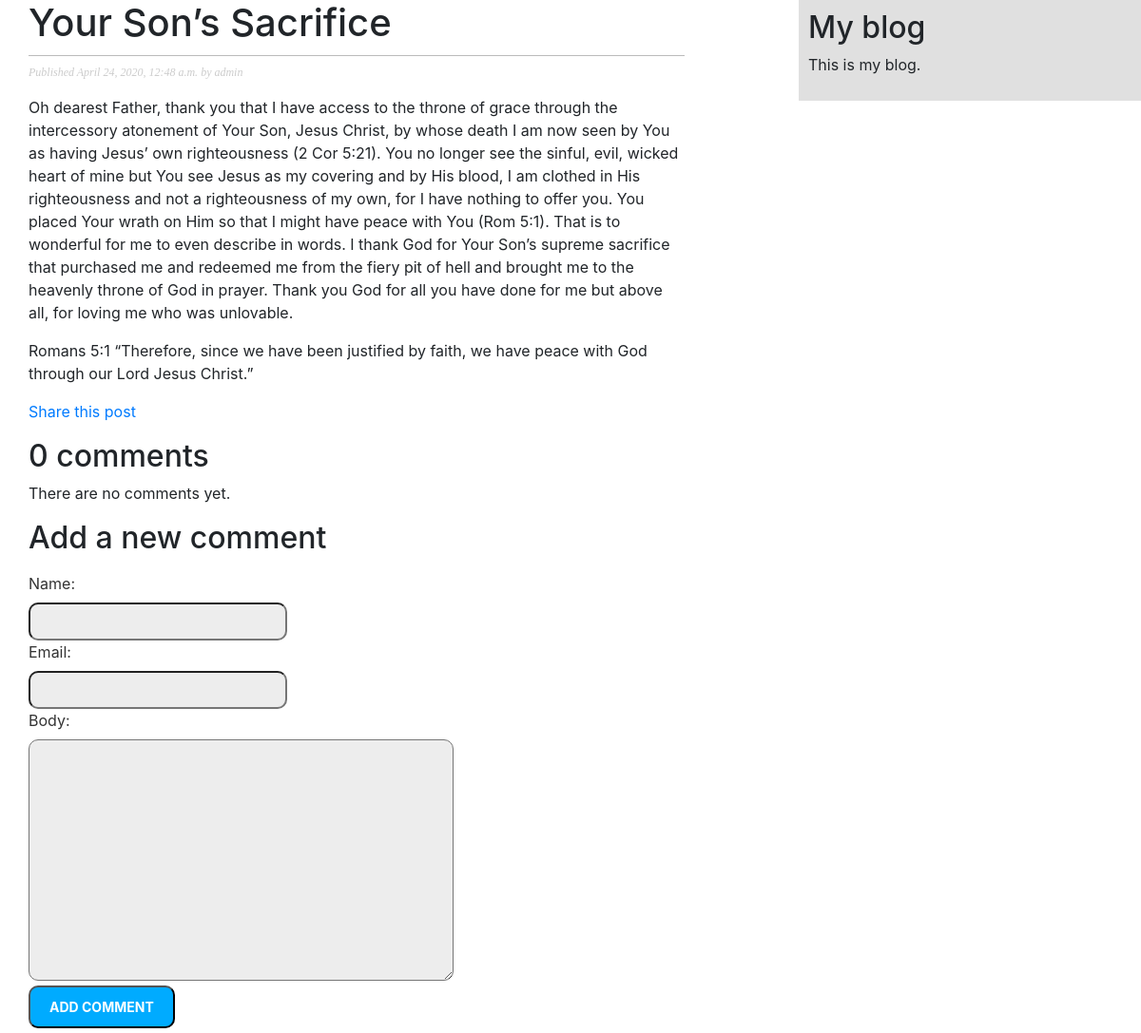
The app's page /BlogApp/2020/4/24/your-sons-sacrifice/, older data.
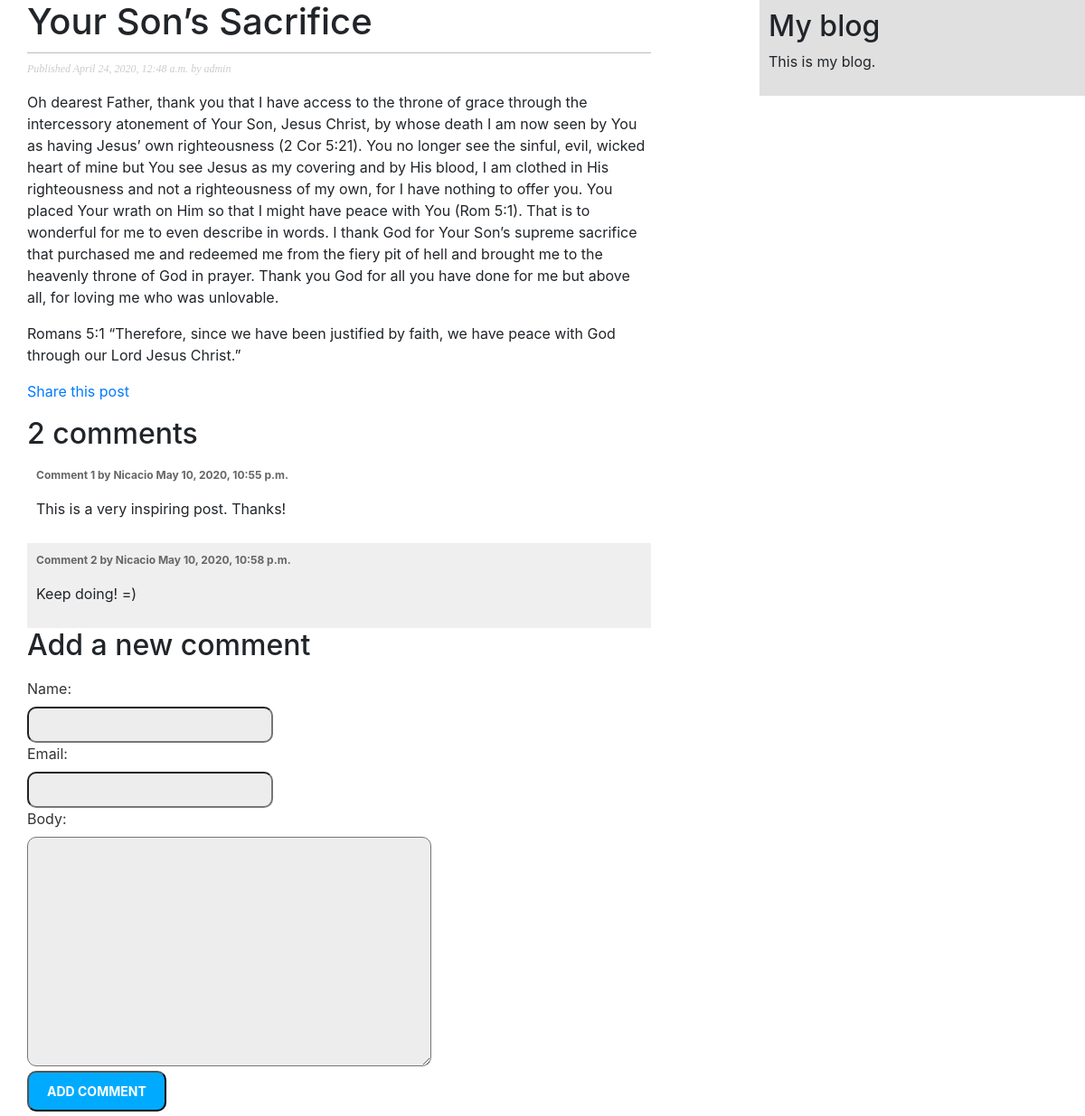
The same page, newer data.
### BlogApp/models.py (models this page shows, shortened)
class Post(models.Model):
    STATUS_CHOICES = (
        ('draft', 'Draft'),
        ('published', 'Published'),
    )
    title = models.CharField(max_length=250)
    slug = models.SlugField(max_length=250,
                            unique_for_date='publish')
    author = models.ForeignKey(User,
                               on_delete=models.CASCADE,
                               related_name='blog_posts')
    body = models.TextField()
    publish = models.DateTimeField(default=timezone.now)
    created = models.DateTimeField(auto_now_add=True)
    updated = models.DateTimeField(auto_now=True)
    status = models.CharField(max_length=10,
                              choices=STATUS_CHOICES,
                              default='draft')
    objects = models.Manager()
    published = PublishedManager()
    tags = TaggableManager()
    class Meta:
        ordering = ('-publish',)

class Comment(models.Model):
    post = models.ForeignKey(Post,
                             on_delete=models.CASCADE,
                             related_name='comments')
    name = models.CharField(max_length=80)
    email = models.EmailField()
    body = models.TextField()
    created = models.DateTimeField(auto_now_add=True)
    updated = models.DateTimeField(auto_now=True)
    active = models.BooleanField(default=True)
    class Meta:
        ordering = ('created',)

### BlogApp/views.py (the view)
def post_detail(request, year, month, day, post):
    post = get_object_or_404(Post, slug=post,
                             status='published',
                             publish__year=year,
                             publish__month=month,
                             publish__day=day)
    comments = post.comments.filter(active=True)
    new_comment = None
    if request.method == 'POST':
        comment_form = CommentForm(data=request.POST)
        if comment_form.is_valid():
            new_comment = comment_form.save(commit=False)
            new_comment.post = post
            new_comment.save()
    else:
        comment_form = CommentForm()
    return render(request,
                  'BlogApp/post/detail.html',
                  {'post': post,
                   'comments': comments,
                   'new_comment': new_comment,
                   'comment_form': comment_form})

### BlogApp/forms.py
class CommentForm(forms.ModelForm):
    class Meta:
        model = Comment
        fields = ('name', 'email', 'body')

### BlogApp/templates/BlogApp/post/detail.html (shortened to what this page needs)
{% extends "BlogApp/base.html" %}
{% block content %}
    <h1>{{ post.title }}</h1>
    <p class="date">
        Published {{ post.publish }} by {{ post.author }}
    </p>
    {{ post.body|linebreaks }}
    <p>
        <a href="{% url "BlogApp:post_share" post.id %}">
            Share this post
        </a>
    </p>
    {% with comments.count as total_comments %}
        <h2>
            {{ total_comments }} comment{{ total_comments|pluralize }}
        </h2>
    {% endwith %}
    {% for comment in comments %}
        <div class="comment">
            <p class="info">
                Comment {{ forloop.counter }} by {{ comment.name }}
                {{ comment.created }}
            </p>
            {{ comment.body|linebreaks }}
        </div>
    {% empty %}
        <p>There are no comments yet.</p>
    {% endfor %}
    {% if new_comment %}
        <h2>Your comment has been added.</h2>
    {% else %}
        <h2>Add a new comment</h2>
        <form method="post">
            {{ comment_form.as_p }}
            <p><input type="submit" value="Add comment"></p>
        </form>
    {% endif %}
{% endblock %}

### BlogApp/templates/BlogApp/base.html (shortened to what this page needs)
{% load static %}
<!DOCTYPE html>
<html lang="en">
<head>
    <link href="{% static "css/reset.css" %}" rel="stylesheet">
    <link href="{% static "css/BlogApp.css" %}" rel="stylesheet">
    <link  href="{% static '/css/bootstrap.min.css' %}" rel="stylesheet">
</head>
<body>
<div id="content">
    {% block content %}
    {% endblock %}
</div>
<div id="sidebar">
    <h2>My blog</h2>
    <p>This is my blog.</p>
</div>
</body>
</html>

### BlogApp/static/css/BlogApp.css (style rules this page uses)
body { margin:0; padding:0; font-family:helvetica, sans-serif; }
a { color:#00abff; text-decoration:none; }
h1 { font-weight:normal; border-bottom:1px solid #bbb; padding:0 0 10px 0; }
h2 { font-weight:normal; margin:30px 0 0; }
#content { float:left; width:60%; padding:0 0 0 30px; }
#sidebar { float:right; width:30%; padding:10px; background: #e0e0e0; height:100%; }
p.date { color:#ccc; font-family: georgia, serif; font-size: 12px; font-style: italic; }
label { float:left; clear:both; color:#333; margin-bottom:4px; }
input, textarea { clear:both; float:left; margin:0 0 10px; background: #ededed; padding:6px 10px; font-size:12px; border-radius: 10px; }
input[type=submit] { font-weight:bold; background:#00abff; color:#fff; padding:10px 20px; font-size:14px; text-transform:uppercase; margin-block: 5px; }
.comment { padding:10px; }
.comment:nth-child(even) { background:#efefef; }
.comment .info { font-weight:bold; font-size:12px; color:#666; }

Row changes from the older to the newer data that the page shows:
added Comment: name "Nicacio", created "May 10, 2020, 10:55 p.m.", body "This is a very inspiring post. Thanks!"
added Comment: name "Nicacio", created "May 10, 2020, 10:58 p.m.", body "Keep doing! =)"
Text that changed along with them:
{{ total_comments }}: "0" → "2"
text no longer shown: "There are no comments yet."
